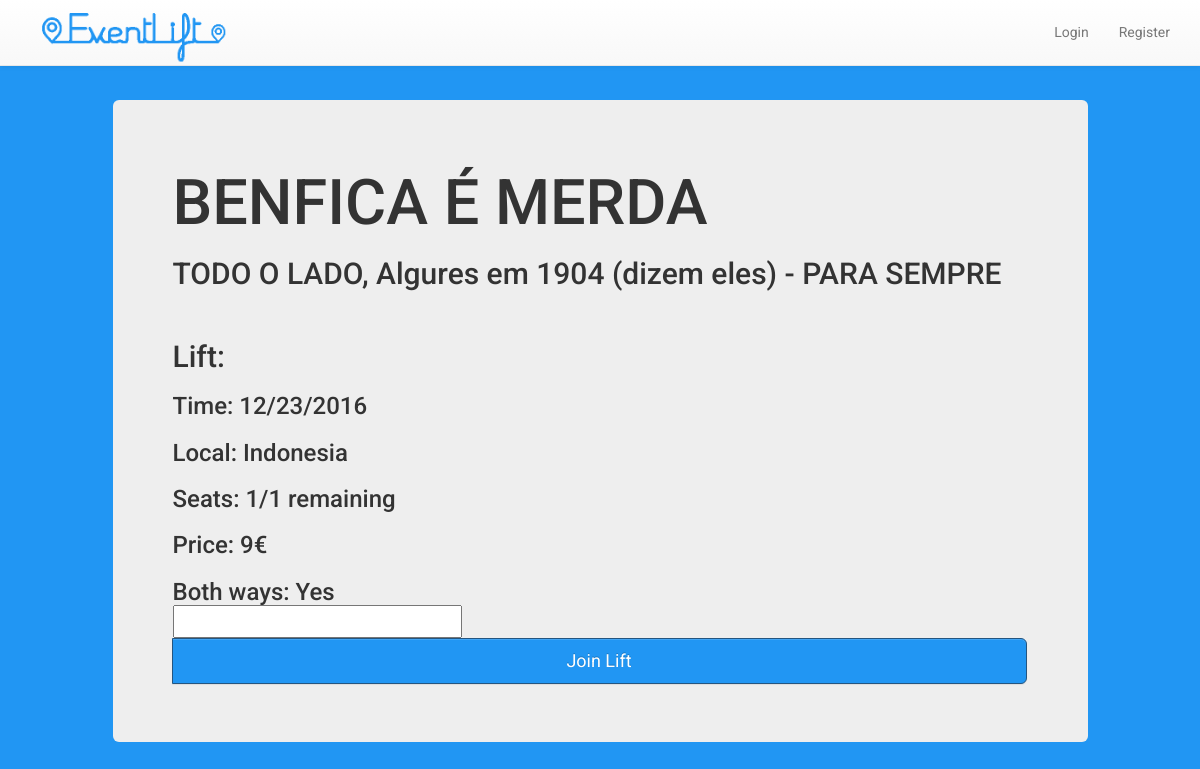
The app's page /lift/2 with its own data.
### tables this page shows
CREATE TABLE Events(
    name VARCHAR(64) NOT NULL,
    local VARCHAR(32) NOT NULL,
    stdate VARCHAR(32) NOT NULL,
    endate VARCHAR(32) NOT NULL,
    PRIMARY KEY(name, local)
);

CREATE TABLE Lifts(
    owner REFERENCES Users(rowID),
    event REFERENCES Events(rowID),
    price INTEGER NOT NULL,
    twoway INTEGER NOT NULL,
    lftime VARCHAR(32) NOT NULL,
    lfplace VARCHAR(32) NOT NULL,
    numseats INTEGER NOT NULL,
    emptyseats INTEGER NOT NULL CHECK(emptyseats >= 0)
);

### eventlift/views.py (the view)
@app.route('/lift/<liftid>')
def view_lift(liftid):
    lift = models.get_lift_by_id(liftid)
    return render_template('lift.html', lift=lift, liftid=liftid)

### eventlift/models.py (called while the page is built)
def get_lift_by_id(rowid):
    db = sqlite3.connect(DATABASE)
    cur = db.cursor()
    cur.execute('SELECT * FROM Lifts JOIN Events ON Lifts.event = Events.rowID WHERE Lifts.rowid=?', (rowid, ))
    lift = cur.fetchall()
    db.close()
    return lift

### eventlift/templates/lift.html (shortened to what this page needs)
{% extends "base.html" %} {% block header %} {% endblock %} {% block content %}
<link rel="stylesheet" type="text/css" href="../static/event.css">
<div class="container">
    <div class="row">
        <div class="col-md-10 col-md-offset-1 col-xs-10 col-xs-offset-1">
            <div class="row">
                <div class="jumbotron class1">
                    <div class="event-info">
                        <h1>{{ lift[0][8] }}</h1>
                        <h2>{{ lift[0][9] }},  {{ lift[0][10] }} - {{ lift[0][11] }}</h2>
                        <br>
                        <h2> Lift: </h2>
                        <h3>Time:  {{ lift[0][4] }} </h3>
                        <h3>Local:  {{ lift[0][5] }} </h3>
                        <h3>Seats:  {{ lift[0][6] }}/{{ lift[0][7] }} remaining </h3>
                        <h3>Price: {{ lift[0][2] }}€ </h3>
                        <h3>Both ways:
                            {% if lift[0][3] == 0 %}
                            No
                            {% else %}
                            Yes
                            {% endif %}
                        <form method="POST" action="/join_lift">
                            <input type="number" name="seats">
                            <span class="input-group-btn">
                              <button class="btn btn-lg btn-primary btn-block btn-search" type="submit">Join Lift</button>
                            </span>
                        </form>
                    </div>
                </div>
            </div>
        </div>
    </div>
</div>
{% endblock %} {% block footer %} {% endblock %}

### eventlift/static/base.css (style rules this page uses)
body { font-family: 'Roboto', sans-serif; background-color: #2196f3; }
.btn { background-image: none; background-color: #2196f3; color: white; }

### eventlift/static/event.css (style rules this page uses)
body { font-family: 'Roboto', sans-serif; }
.class1 { margin-top: 100px; }

### records on screen
Events: name "BENFICA É MERDA", local "TODO O LADO", stdate "Algures em 1904 (dizem eles)", endate "PARA SEMPRE"
Lifts: lftime "12/23/2016", lfplace "Indonesia", numseats "1", emptyseats "1", price "9"
